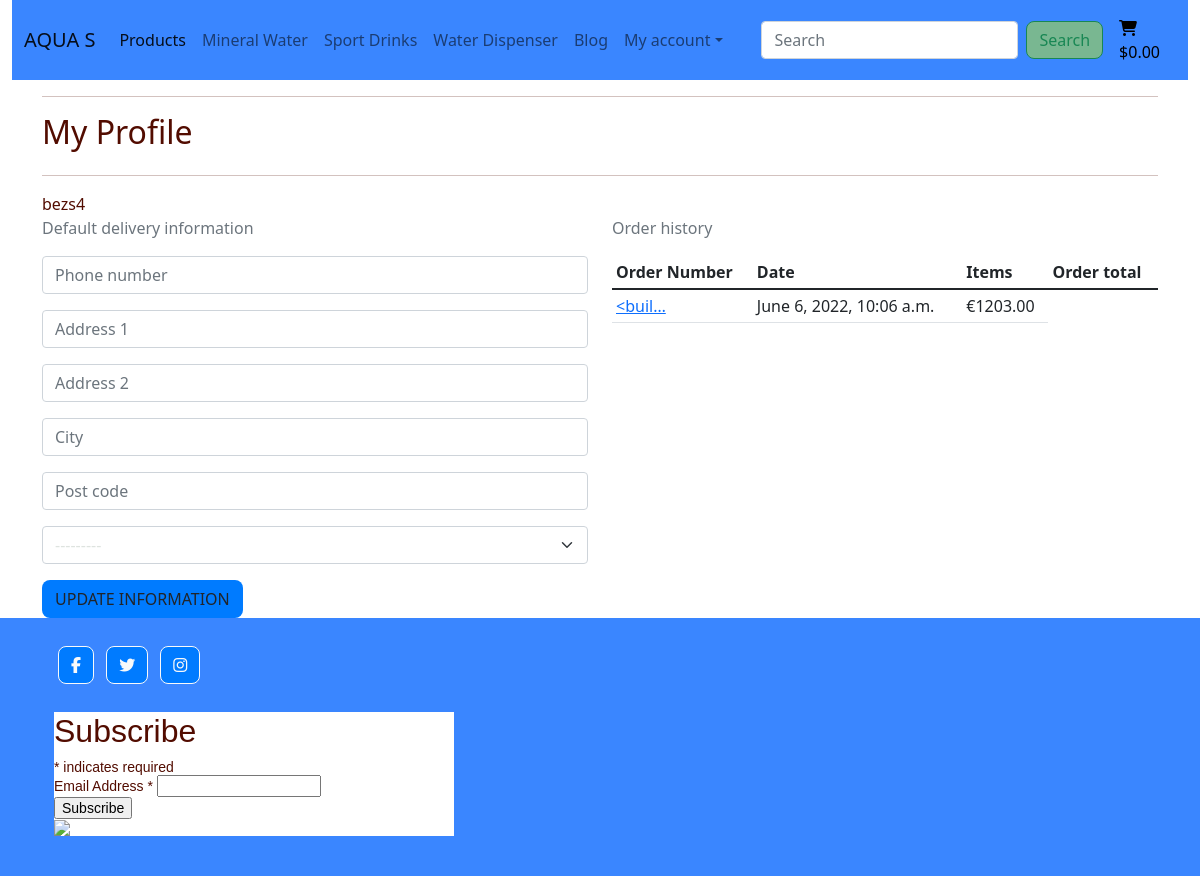
/profile/ (signed in), run on an earlier commit of the app's database.
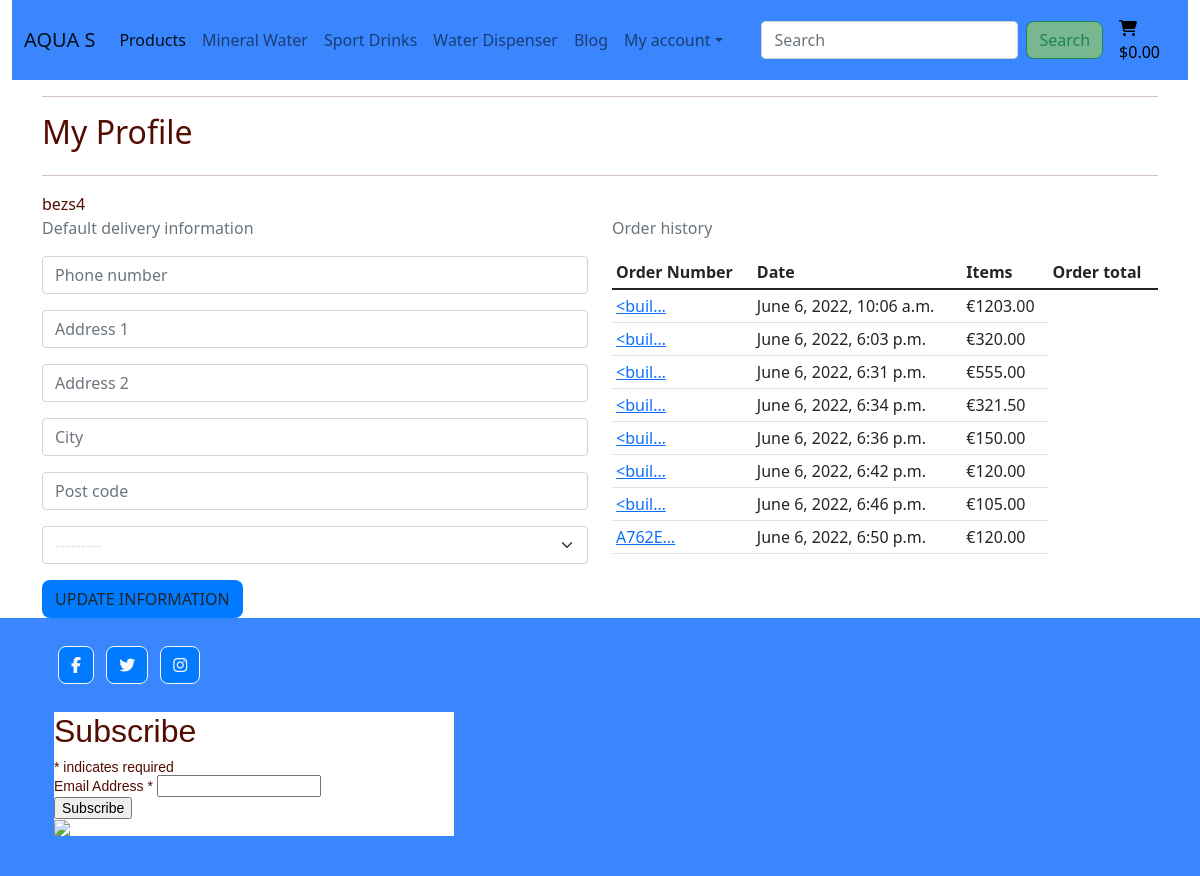
And on a later commit of the database.
### checkout/models.py (models this page shows, shortened)
class Order(models.Model):
    order_number = models.CharField(max_length=32, null=False, editable=False)
    user_profile = models.ForeignKey(UserProfile, on_delete=models.SET_NULL,
                                     null=True, blank=True, related_name='orders')
    full_name = models.CharField(max_length=50, null=False, blank=False)
    email = models.EmailField(max_length=254, null=False, blank=False)
    phone_number = models.CharField(max_length=20, null=False, blank=False)
    country = CountryField(blank_label='Country *', null=False, blank=False)
    post_code = models.CharField(max_length=20, null=True, blank=True)
    city = models.CharField(max_length=30, null=False, blank=False)
    address_1 = models.CharField(max_length=30, null=False, blank=False)
    address_2 = models.CharField(max_length=30, null=True, blank=True)
    date = models.DateTimeField(auto_now_add=True)
    delivery_cost = models.DecimalField(max_digits=6, decimal_places=2, null=False, default=0)
    order_total = models.DecimalField(max_digits=10, decimal_places=2, null=False, default=0)
    grand_total = models.DecimalField(max_digits=10, decimal_places=2, null=False, default=0)
    original_bag = models.TextField(null=False, blank=False, default='')
    stripe_pid = models.CharField(max_length=254, null=False, blank=False, default='')

### profiles/views.py (the view)
# urls.py: path('profile/', include('profiles.urls')),
@login_required
def profile(request):
    profile = get_object_or_404(UserProfile, user=request.user)
    if request.method == 'POST':
        form = UserProfileForm(request.POST, instance=profile)
        if form.is_valid():
            form.save()
            messages.success(request, 'Profile updated successfully')
        else:
            messages.error(request, 'Update failed. Please ensure the form is valid.')
    else:
        form = UserProfileForm(instance=profile)
    orders = profile.orders.all()
    template = 'profiles/profile.html'
    context = {
        'profile': profile,
        'form': form,
        'orders': orders,
        'on_profile_page': True
    }
    return render(request, template, context)

### profiles/forms.py
class UserProfileForm(forms.ModelForm):
    class Meta:
        model = UserProfile
        exclude = ('user',)
    def __init__(self, *args, **kwargs):
        super().__init__(*args, **kwargs)
        placeholders = {
            'default_phone_number': 'Phone number',
            'default_post_code': 'Post code',
            'default_city': 'City',
            'default_address_1': 'Address 1',
            'default_address_2': 'Address 2',
        }
        self.fields['default_phone_number'].widget.attrs['autofocus'] = True
        for field in self.fields:
            if field != 'default_country':
                if self.fields[field].required:
                    placeholder = f'{placeholders[field]} *'
                else:
                    placeholder = placeholders[field]
                self.fields[field].widget.attrs['placeholder'] = placeholder
            self.fields[field].widget.attrs['class'] = 'border-black profile-form-input'
            self.fields[field].label = False

### profiles/models.py (called while the page is built)
    def __str__(self):
        return self.user.username

### profiles/templates/profiles/profile.html (shortened to what this page needs)
{% extends 'base.html' %}
{% load static %}
{% block content %}
    <div class="overlay"></div>
    <div class="container">
        <div class="row">
            <div class="col">
                <hr>
                <h2 class="logo-font mb-4">My Profile</h2>
                <hr>
            </div>
        </div>
        {{ profile }}
        <div class="row">
            <div class="col-12 col-lg-6">
                <p class="text-muted">Default delivery information</p>
                <form class="mt-3" action="{% url 'profile' %}" method="POST" id="profile-update-form">
                    {{ form|crispy }}
                    <button class="btn btn-black text-uppercase float-right">Update information</button>
                </form>
            </div>
            <div class="col-12 col-lg-6">
                <p class="text-muted">Order history</p>
                <div class="order-history table-responsive">
                    <table class="table table-sm table-border-borderless">
                        <thead>
                            <tr>
                                <th>Order Number</th>
                                <th>Date</th>
                                <th>Items</th>
                                <th>Order total</th>
                            </tr>
                        </thead>
                        <tbody>
                            {% for order in orders %}
                                <tr>
                                    <td>
                                        <a href="{% url 'order_history' order.order_number %}"
                                        title="{{ order.order_number }}">
                                            {{ order.order_number|truncatechars:6}}
                                        </a>
                                    </td>
                                    <td>{{ order.date }}</td>
                                    <td>€{{ order.grand_total }}</td>
                                </tr>
                            {% endfor %}
                        </tbody>
                    </table>
                </div>
            </div>
        </div>
    </div>
{% endblock %}

What changed in the data, as far as the page shows it:
added Order: order_number "<buil…", date "June 6, 2022, 6:03 p.m.", grand_total "320.00"
added Order: order_number "<buil…", date "June 6, 2022, 6:31 p.m.", grand_total "555.00"
added Order: order_number "<buil…", date "June 6, 2022, 6:34 p.m.", grand_total "321.50"
added Order: order_number "<buil…", date "June 6, 2022, 6:36 p.m.", grand_total "150.00"
added Order: order_number "<buil…", date "June 6, 2022, 6:42 p.m.", grand_total "120.00"
added Order: order_number "<buil…", date "June 6, 2022, 6:46 p.m.", grand_total "105.00"
added Order: order_number "A762E…", date "June 6, 2022, 6:50 p.m.", grand_total "120.00"
